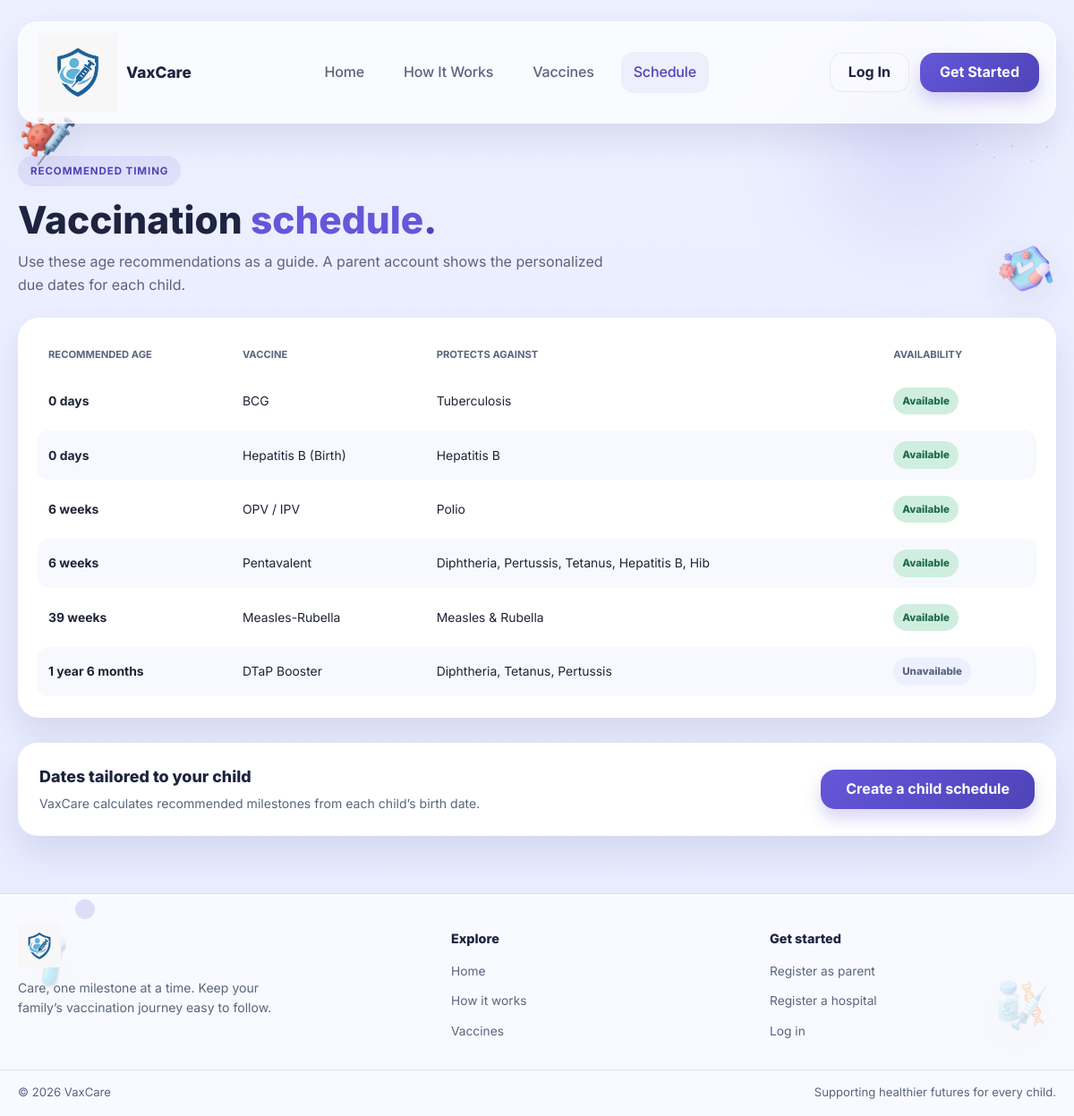
Page /schedule.php on the committed database.
### tables this page shows
CREATE TABLE `vaccines` (
  `id` int(11) NOT NULL,
  `name` varchar(150) NOT NULL,
  `disease_prevented` varchar(150) NOT NULL,
  `recommended_age_days` int(11) NOT NULL,
  `doses_required` int(11) NOT NULL DEFAULT 1,
  `availability` enum('available','unavailable') NOT NULL DEFAULT 'available'
);

### config.php (called while the page is built, shortened)
<?php
function appUrl(string $path = ''): string
{
    $scriptDirectory = dirname(str_replace('\\', '/', $_SERVER['SCRIPT_NAME'] ?? '/'));
    $basePath = $scriptDirectory === '/' || $scriptDirectory === '.' ? '' : rtrim($scriptDirectory, '/');
    return $basePath . '/' . ltrim($path, '/');
}
function isLoggedIn(): bool
{
    return !empty($_SESSION['user_id']);
}
function convertAgeDaysToText(int $days): string
{
    if ($days < 30) {
        return $days . ' days';
    }
    if ($days < 365) {
        $weeks = round($days / 7);
        return $weeks . ' weeks';
    }
    $totalMonths = (int) round($days / 30.4375);
    $years = intdiv($totalMonths, 12);
    $months = $totalMonths % 12;
    $parts = [];
    if ($years > 0) $parts[] = $years . ' year' . ($years === 1 ? '' : 's');
    if ($months > 0) $parts[] = $months . ' month' . ($months === 1 ? '' : 's');
    return implode(' ', $parts);
}

### schedule.php (the view)
<?php
require_once __DIR__ . '/includes/db.php';
$pdo = db();
$schedule = $pdo instanceof PDO
    ? $pdo->query('SELECT name, disease_prevented, recommended_age_days, availability FROM vaccines ORDER BY recommended_age_days, name')->fetchAll(PDO::FETCH_ASSOC)
    : [];
require_once __DIR__ . '/includes/header.php';
$publicEscape = static fn(mixed $value): string => htmlspecialchars((string) $value, ENT_QUOTES | ENT_SUBSTITUTE, 'UTF-8');
$scheduleUrl = $loggedIn && ($currentUser['role'] ?? '') === 'parent'
    ? appUrl('parent/schedule.php')
    : appUrl('register_parent.php');
$scheduleAction = $loggedIn && ($currentUser['role'] ?? '') === 'parent' ? 'Open my schedule' : 'Create a child schedule';
?>
<main class="landing-page public-info-page">
    <section class="container public-info-heading">
        <span class="eyebrow">Recommended timing</span>
        <h1>Vaccination <span class="highlight">schedule</span><span class="highlight alt">.</span></h1>
        <p>Use these age recommendations as a guide. A parent account shows the personalized due dates for each child.</p>
    </section>
    <section class="container public-info-panel">
        <?php if ($schedule): ?>
            <div class="table-responsive"><table class="public-vaccine-table"><thead><tr><th>Recommended age</th><th>Vaccine</th><th>Protects against</th><th>Availability</th></tr></thead><tbody>
                <?php foreach ($schedule as $dose): ?><tr><td><strong><?= $publicEscape(convertAgeDaysToText((int) $dose['recommended_age_days'])) ?></strong></td><td><?= $publicEscape($dose['name']) ?></td><td><?= $publicEscape($dose['disease_prevented']) ?></td><td><span class="info-status <?= $dose['availability'] === 'available' ? 'is-available' : 'is-unavailable' ?>"><?= $publicEscape(ucfirst($dose['availability'])) ?></span></td></tr><?php endforeach; ?>
            </tbody></table></div>
        <?php else: ?><p class="muted-copy">Schedule recommendations are temporarily unavailable.</p><?php endif; ?>
    </section>
    <section class="container public-info-cta"><div><h2>Dates tailored to your child</h2><p>VaxCare calculates recommended milestones from each child’s birth date.</p></div><a class="btn btn-primary" href="<?= $publicEscape($scheduleUrl) ?>"><?= $publicEscape($scheduleAction) ?></a></section>
</main>
<?php require_once __DIR__ . '/includes/footer.php'; ?>

### includes/header.php (shortened to what this page needs)
<?php
$loggedIn = isLoggedIn();
$currentPage = basename($_SERVER['PHP_SELF']);
$dashboardUrl = 'login.php';
?>
<!DOCTYPE html>
<html lang="en">
<head>
    <link rel="stylesheet" href="<?php echo appUrl('assets/css/style.css') . '?v=' . filemtime(__DIR__ . '/../assets/css/style.css'); ?>">
</head>
<body>
    <?php require __DIR__ . '/medical_decorations.php'; ?>
        <header class="site-header">
        <div class="container">
            <nav class="navbar" aria-label="Main navigation">
                <a href="<?php echo appUrl('index.php'); ?>" class="brand" aria-label="VaxCare home">
                    <img src="<?php echo appUrl('VaxCare Logo.png'); ?>" alt="VaxCare Logo" class="brand-logo">
                    <span class="brand-name">VaxCare</span>
                </a>
                <div class="nav-links">
                    <?php foreach ([
                        'index.php' => ['Home', 'index.php'],
                        'how-it-works.php' => ['How It Works', 'how-it-works.php'],
                        'vaccines.php' => ['Vaccines', 'vaccines.php'],
                        'schedule.php' => ['Schedule', 'schedule.php'],
                    ] as $page => [$label, $path]): ?>
                        <a href="<?php echo appUrl($path); ?>" class="nav-link<?php echo $currentPage === $page ? ' active' : ''; ?>"<?php echo $currentPage === $page ? ' aria-current="page"' : ''; ?>><?php echo htmlspecialchars($label, ENT_QUOTES, 'UTF-8'); ?></a>
                    <?php endforeach; ?>
                </div>
                <div class="nav-actions">
                    <?php if (!$loggedIn): ?>
                        <a href="<?php echo appUrl('login.php'); ?>" class="btn btn-login">Log In</a>
                        <a href="<?php echo appUrl('register_parent.php'); ?>" class="btn btn-primary btn-compact">Get Started</a>
                    <?php else: ?>
                        <a href="<?php echo $dashboardUrl; ?>" class="btn btn-login">Dashboard</a>
                        <a href="<?php echo appUrl('logout.php'); ?>" class="btn btn-primary btn-compact">Logout</a>
                    <?php endif; ?>
                </div>
            </nav>
        </div>
    </header>

### includes/medical_decorations.php
<?php
$decorationRole = $_SESSION['user_role'] ?? 'public';
$medicalArtwork = match ($decorationRole) {
    'parent' => [
        '3d_virus_protection_icon_a_shield_with_viral_cell_molecules_and_medical_pills___Premium_Photo-removebg-preview.png',
        '3D_Medical_Icon_Featuring_Syringe_and_DNA_Helix-removebg-preview.png',
        '3D_Icon_of_Botox_Injection_and_Vial_in_Isometric_View-removebg-preview.png',
        'Realistic_3D_Liver_Icon_in_Soft_Glow_and_Shadows_-_Woopicx-removebg-preview.png',
    ],
    'hospital' => [
        'Illustration_of_a_Laboratory_Test_Tube_with_Liquid-removebg-preview.png',
        '3D_Icon_of_Botox_Injection_and_Vial_in_Isometric_View-removebg-preview.png',
        '3D_Medical_Icon_Featuring_Syringe_and_DNA_Helix-removebg-preview.png',
        'Realistic_3D_Liver_Icon_in_Soft_Glow_and_Shadows_-_Woopicx-removebg-preview.png',
    ],
    'admin' => [
        '3D_Virus_Icon_with_Syringe_in_Isometric_View-removebg-preview.png',
        'Illustration_of_a_Laboratory_Test_Tube_with_Liquid-removebg-preview.png',
        '3d_virus_protection_icon_a_shield_with_viral_cell_molecules_and_medical_pills___Premium_Photo-removebg-preview.png',
        '3D_Medical_Icon_Featuring_Syringe_and_DNA_Helix-removebg-preview.png',
    ],
    default => [
        '3D_Virus_Icon_with_Syringe_in_Isometric_View-removebg-preview.png',
        '3d_virus_protection_icon_a_shield_with_viral_cell_molecules_and_medical_pills___Premium_Photo-removebg-preview.png',
        'Illustration_of_a_Laboratory_Test_Tube_with_Liquid-removebg-preview.png',
        '3D_Medical_Icon_Featuring_Syringe_and_DNA_Helix-removebg-preview.png',
    ],
};
$decorationSurface = in_array($decorationRole, ['parent', 'hospital', 'admin'], true)
    ? $decorationRole
    : 'public';
?>
<div class="medical-decorations medical-decorations--<?= htmlspecialchars($decorationSurface, ENT_QUOTES, 'UTF-8') ?>" aria-hidden="true">
    <?php foreach ($medicalArtwork as $index => $artwork): ?>
        <img
            class="medical-float medical-float--<?= $index + 1 ?>"
            src="<?= htmlspecialchars(appUrl('assets/images/medical/' . $artwork), ENT_QUOTES, 'UTF-8') ?>"
            alt=""
            width="112"
            height="112"
            loading="eager"
            fetchpriority="low"
            decoding="async">
    <?php endforeach; ?>
</div>

### includes/site_footer.php (shortened to what this page needs)
<?php
$footerRole = $_SESSION['user_role'] ?? '';
$escapeFooter = static fn(string $value): string => htmlspecialchars($value, ENT_QUOTES | ENT_SUBSTITUTE, 'UTF-8');
$isParentFooter = $footerRole === 'parent';
$isAdminFooter = $footerRole === 'admin';
if ($isParentFooter) {
    $exploreLinks = [
        ['Dashboard', appUrl('parent/dashboard.php')],
        ['My children', appUrl('parent/children.php')],
        ['Vaccination schedule', appUrl('parent/schedule.php')],
    ];
    $accountHeading = 'Your account';
    $accountLinks = [
        ['Find a hospital', appUrl('parent/hospitals.php')],
        ['My bookings', appUrl('parent/my_bookings.php')],
        ['Profile and settings', appUrl('parent/profile.php')],
    ];
} else {
    $exploreLinks = [
        ['Home', appUrl('index.php')],
        ['How it works', appUrl('how-it-works.php')],
        ['Vaccines', appUrl('vaccines.php')],
    ];
    $accountHeading = 'Get started';
    $accountLinks = [
        ['Register as parent', appUrl('register_parent.php')],
        ['Register a hospital', appUrl('register_hospital.php')],
        ['Log in', appUrl('login.php')],
    ];
}
?>
<footer class="site-footer">
    <div class="container footer-grid">
        <div class="footer-brand">
            <a class="footer-brand-link" href="<?= $escapeFooter(appUrl('index.php')) ?>" aria-label="VaxCare home">
                    <img src="<?= $escapeFooter(appUrl('VaxCare Logo.png')) ?>" alt="VaxCare">
            </a>
            <p>Care, one milestone at a time. Keep your family’s vaccination journey easy to follow.</p>
        </div>
        <nav class="footer-group" aria-label="Explore">
            <h2>Explore</h2>
            <ul class="footer-links">
                <?php foreach ($exploreLinks as [$label, $url]): ?>
                    <li><a href="<?= $escapeFooter($url) ?>"><?= $escapeFooter($label) ?></a></li>
                <?php endforeach; ?>
            </ul>
        </nav>
        <nav class="footer-group" aria-label="<?= $escapeFooter($accountHeading) ?>">
            <h2><?= $escapeFooter($accountHeading) ?></h2>
            <ul class="footer-links">
                <?php foreach ($accountLinks as [$label, $url]): ?>
                <li><a href="<?= $escapeFooter($url) ?>"><?= $escapeFooter($label) ?></a></li>
                <?php endforeach; ?>
            </ul>
        </nav>
    </div>
    <div class="footer-bottom">
        <div class="container">
            <span>© <?= date('Y') ?> VaxCare</span>
            <span>Supporting healthier futures for every child.</span>
        </div>
    </div>
</footer>

### includes/footer.php (shortened to what this page needs)
    <?php require __DIR__ . '/site_footer.php'; ?>
</body>
</html>

### rows in the picture
vaccines: recommended_age_days "0 days", name "BCG", disease_prevented "Tuberculosis", availability "Available"
vaccines: recommended_age_days "0 days", name "Hepatitis B (Birth)", disease_prevented "Hepatitis B", availability "Available"
vaccines: recommended_age_days "6 weeks", name "OPV / IPV", disease_prevented "Polio", availability "Available"
vaccines: recommended_age_days "6 weeks", name "Pentavalent", disease_prevented "Diphtheria, Pertussis, Tetanus, Hepatitis B, Hib", availability "Available"
vaccines: recommended_age_days "39 weeks", name "Measles-Rubella", disease_prevented "Measles & Rubella", availability "Available"
vaccines: recommended_age_days "1 year 6 months", name "DTaP Booster", disease_prevented "Diphtheria, Tetanus, Pertussis", availability "Unavailable"

### other values in the picture
$label "Home"
$label "How It Works"
$label "Vaccines"
$label "Schedule"
$publicEscape($scheduleAction) "Create a child schedule"
$escapeFooter($label) "Home"
$escapeFooter($label) "How it works"
$escapeFooter($label) "Vaccines"
$escapeFooter($accountHeading) "Get started"
$escapeFooter($label) "Register as parent"
$escapeFooter($label) "Register a hospital"
$escapeFooter($label) "Log in"
